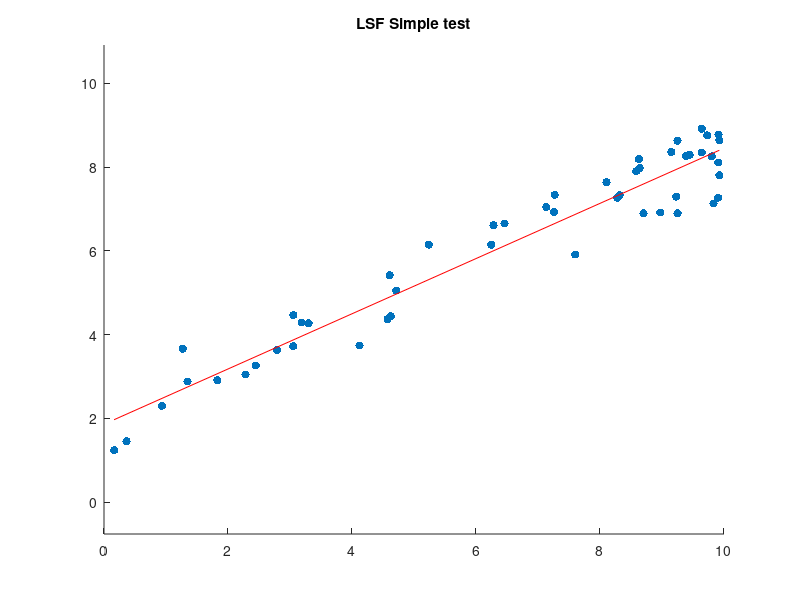

This chart was generated by the following MATLAB code:
clc;
clear;

Pmin = 0;
Pmax = 10; 
NInstance = 50; 
sigma = 2; %noise

%generator simple test data
X = [ones(NInstance,1) (Pmax-Pmin) * rand(NInstance,1)];
sort(X,1);
weight = rand(2,1);

Y = X * weight + rand(NInstance,1)*sigma;


%%fit use LSF method and get fit line predict yd
weight = inv(X'*X) * X' * Y;
yd = X * weight;

hold on
title('LSF Simple test');

%plot simple data
scatter(X(:,2),Y,"blue",'filled');
xlim([Pmin Pmax]);
ylim([min(Y)-sigma max(Y)+sigma]);

plotx = [min(X(:,2)) max(X(:,2))];
ploty = [min(yd) max(yd)];

%plot fit line
plot(plotx,ploty,'r');

hold off




